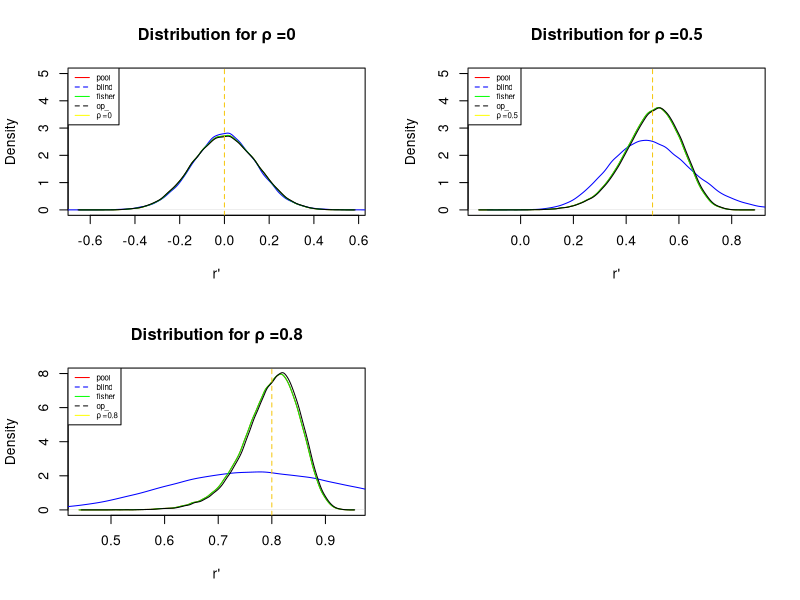

Write R code to recreate this figure.


#### DISTRIBUTION FOR ESTIMATORS "n=50"####
##### different correlation (ρ=0, ρ=.5, ρ=.8)

######Distribution for ρ=0
set.seed(2653)
library(TeachingDemos)
library(MASS)
### k=nn is the sample size (10,50,200,1000)
k=50
################################## Etimating correlation 
COR.test <- function(nn=k,mu=c(0,0),sigma1=1,sigma2=1,rho=0.0,alp=0.05)
{
  Sigma<-matrix(c(sigma1^2,rho*sigma1*sigma2,rho*sigma1*sigma2,sigma2^2),2,2) 
 
  mvrn <- mvrnorm(nn,mu ,Sigma)
  x1 <- mvrn[,1]
  y1 <- mvrn[,2]

  corr<-cor(x1,y1)
  
  covar<-cov(x1,y1)
  
  
  #####r_pool#######
  r_pool<- cor(x1,y1)
  
  ####r_blind########
  r_blind<- cov(x1,y1)
  
  ######fisher####
  r_fisher<- tanh((1/2)*log((1+corr)/(1-corr)))
  
  ######r_OP###########
  r_OP<-corr+(corr)*((1-(corr)^2)/(2*(nn-3)))
  #print(corr)
  #print(covar)
  return (c(r_pool,r_blind,r_fisher,r_OP))
}
COR.test(nn=k,mu=c(0,0),sigma1=1,sigma2=1,rho=0.0,alp=0.05)


looptest <- function(loops=100000,nn=k,mu=c(0,0),sigma1=1,sigma2=1,rho=0.0,alp=0.05)
{
  restest <- matrix(0,loops,4)
  for(ii in 1:loops)
    restest[ii,] <-COR.test(nn=nn,mu=mu,sigma1=sigma1,sigma2=sigma2,rho=rho,alp=alp)    
  restest
}
looptest(loops=100000,nn=k,mu=c(0,0),sigma1=1,sigma2=1,rho=0.0,alp=0.05)
###then

corlooptest<-looptest(loops=100000,nn=k,mu=c(0,0),sigma1=1,sigma2=1,rho=0.0,alp=0.05)

pool <- corlooptest[,1]
blind <- corlooptest[,2]
fisher <- corlooptest[,3]
op <- corlooptest[,4]

par(mfrow = c(2,2))
# hist(pool  ,probability = 1,breaks = 20,xlim = c(-1,1),xlab = "r' ",main = paste("Pooled Estimate for ρ =0"))
# hist(blind ,probability = 1,breaks = 20,xlim = c(-1,1),xlab = "r' ",main = paste("Blind Estimate for ρ=0"))
# hist(fisher,probability = 1,breaks = 20,xlim = c(-1,1),xlab = "r' ",main = paste("Fisher Estimate for ρ=0"))
# hist(op    ,probability = 1,breaks = 20,xlim = c(-1,1),xlab = "r' ",main = paste("OP Estimate for ρ=0"))

plot(density(pool),col="red",main = "Distribution for ρ =0",ylim=c(0,5),xlab ="r'")

lines(density(blind, adjust=1), type="l",col="blue")
lines(density(fisher, adjust=1), type="l",col="green")
lines(density(op, adjust=1), type="l",col="black")
abline(v =0.0, untf = FALSE,col=7,lty=2)
legend ("topleft",c("pool","blind","fisher","op_","ρ =0"),lwd=c(1,1),lty=1:2,col=c("red","blue","green","black","yellow"),cex =0.57)
#####################################################################


####Distribution for ρ=.5
COR.test <- function(nn=k,mu=c(0,0),sigma1=1,sigma2=1,rho=0.5,alp=0.05)
{
  Sigma<-matrix(c(sigma1^2,rho*sigma1*sigma2,rho*sigma1*sigma2,sigma2^2),2,2) 

  mvrn <- mvrnorm(nn,mu ,Sigma)
  x1 <- mvrn[,1]
  y1 <- mvrn[,2]
  
  corr<-cor(x1,y1)
  
  covar<-cov(x1,y1)
  
  
  #####r_pool#######
  r_pool<- cor(x1,y1)
  
  ####r_blind########
  r_blind<- cov(x1,y1)
  
  ######fisher####
  r_fisher<- tanh((1/2)*log((1+corr)/(1-corr)))
  
  ######r_OP###########
  r_OP<-corr+(corr)*((1-(corr)^2)/(2*(nn-3)))
  #print(corr)
  #print(covar)
  return (c(r_pool,r_blind,r_fisher,r_OP))
}
COR.test(nn=k,mu=c(0,0),sigma1=1,sigma2=1,rho=0.5,alp=0.05)


looptest <- function(loops=100000,nn=k,mu=c(0,0),sigma1=1,sigma2=1,rho=0.5,alp=0.05)
{
  restest <- matrix(0,loops,4)
  for(ii in 1:loops)
    restest[ii,] <-COR.test(nn=nn,mu=mu,sigma1=sigma1,sigma2=sigma2,rho=rho,alp=alp)    
  restest
}
looptest(loops=100000,nn=k,mu=c(0,0),sigma1=1,sigma2=1,rho=0.5,alp=0.05)

###then
corlooptest<-looptest(loops=100000,nn=k,mu=c(0,0),sigma1=1,sigma2=1,rho=0.5,alp=0.05)

pool <- corlooptest[,1]
blind <- corlooptest[,2]
fisher <- corlooptest[,3]
op <- corlooptest[,4]

#par(mfrow = c(2,2))
# hist(pool  ,probability = 1,breaks = 20,xlim = c(-0.5,1),xlab = "r' ",main = paste("Pooled Estimate for ρ =0.5"))
# hist(blind ,probability = 1,breaks = 20,xlim = c(-0.5,1),xlab = "r' ",main = paste("Blind Estimate for ρ=0.5"))
# hist(fisher,probability = 1,breaks = 20,xlim = c(-0.5,1),xlab = "r' ",main = paste("Fisher Estimate for ρ=0.5"))
# hist(op    ,probability = 1,breaks = 20,xlim = c(-0.5,1),xlab = "r' ",main = paste("OP Estimate for ρ=0.5"))

plot(density(pool),col="red",main = "Distribution for ρ =0.5",ylim=c(0,5),xlab ="r'")

lines(density(blind, adjust=1), type="l",col="blue")
lines(density(fisher, adjust=1), type="l",col="green")
lines(density(op, adjust=1), type="l",col="black")
abline(v =0.5, untf = FALSE,col=7,lty=2)
legend ("topleft",c("pool","blind","fisher","op_","ρ =0.5"),lwd=c(1,1),lty=1:2,col=c("red","blue","green","black","yellow"),cex =0.57)
# #####################################################""
########################################################

####### Distribution for ρ=.8
COR.test <- function(nn=k,mu=c(0,0),sigma1=1,sigma2=1,rho=0.8,alp=0.05)
{
  Sigma<-matrix(c(sigma1^2,rho*sigma1*sigma2,rho*sigma1*sigma2,sigma2^2),2,2) 

  mvrn <- mvrnorm(nn,mu ,Sigma)
  x1 <- mvrn[,1]
  y1 <- mvrn[,2]
  
  corr<-cor(x1,y1)
  
  covar<-cov(x1,y1)
  
  
  #####r_pool#######
  r_pool<- cor(x1,y1)
  
  ####r_blind########
  r_blind<- cov(x1,y1)
  
  ######fisher####
  r_fisher<- tanh((1/2)*log((1+corr)/(1-corr)))
  
  ######r_OP###########
  r_OP<-corr+(corr)*((1-(corr)^2)/(2*(nn-3)))
  #print(corr)
  #print(covar)
  return (c(r_pool,r_blind,r_fisher,r_OP))
}
COR.test(nn=k,mu=c(0,0),sigma1=1,sigma2=1,rho=0.8,alp=0.05)


looptest <- function(loops=100000,nn=k,mu=c(0,0),sigma1=1,sigma2=1,rho=0.8,alp=0.05)
{
  restest <- matrix(0,loops,4)
  for(ii in 1:loops)
    restest[ii,] <-COR.test(nn=nn,mu=mu,sigma1=sigma1,sigma2=sigma2,rho=rho,alp=alp)    
  restest
}
looptest(loops=100000,nn=k,mu=c(0,0),sigma1=1,sigma2=1,rho=0.8,alp=0.05)
###then
corlooptest<-looptest(loops=100000,nn=k,mu=c(0,0),sigma1=1,sigma2=1,rho=0.8,alp=0.05)

pool <- corlooptest[,1]
blind <- corlooptest[,2]
fisher <- corlooptest[,3]
op <- corlooptest[,4]

# lower bound X=0.7,0.9,0.95
#LCL<- (94/(qchisq(0.7,2*k-6)))*var(estimeted corr) #k=50

#par(mfrow = c(2,2))
# hist(pool  ,probability = 1,breaks = 10,xlim = c(0,1),xlab = "r' ",main = paste("Pooled Estimate for ρ =0.8"))
# hist(blind ,probability = 1,breaks = 10,xlim = c(0,1),xlab = "r' ",main = paste("Blind Estimate for ρ=0.8"))
# hist(fisher,probability = 1,breaks = 10,xlim = c(0,1),xlab = "r' ",main = paste("Fisher Estimate for ρ=0.8"))
# hist(op    ,probability = 1,breaks = 10,xlim = c(0,1),xlab = "r' ",main = paste("OP Estimate for ρ=0.8"))

plot(density(pool),col="red",main = "Distribution for ρ =0.8",ylim=c(0,8),xlab ="r'")

lines(density(blind, adjust=1), type="l",col="blue")
lines(density(fisher, adjust=1), type="l",col="green")
lines(density(op, adjust=1), type="l",col="black")
abline(v =0.8, untf = FALSE,col=7,lty=2)
legend ("topleft",c("pool","blind","fisher","op_","ρ =0.8"),lwd=c(1,1),lty=1:2,col=c("red","blue","green","black","yellow"),cex =0.57)
